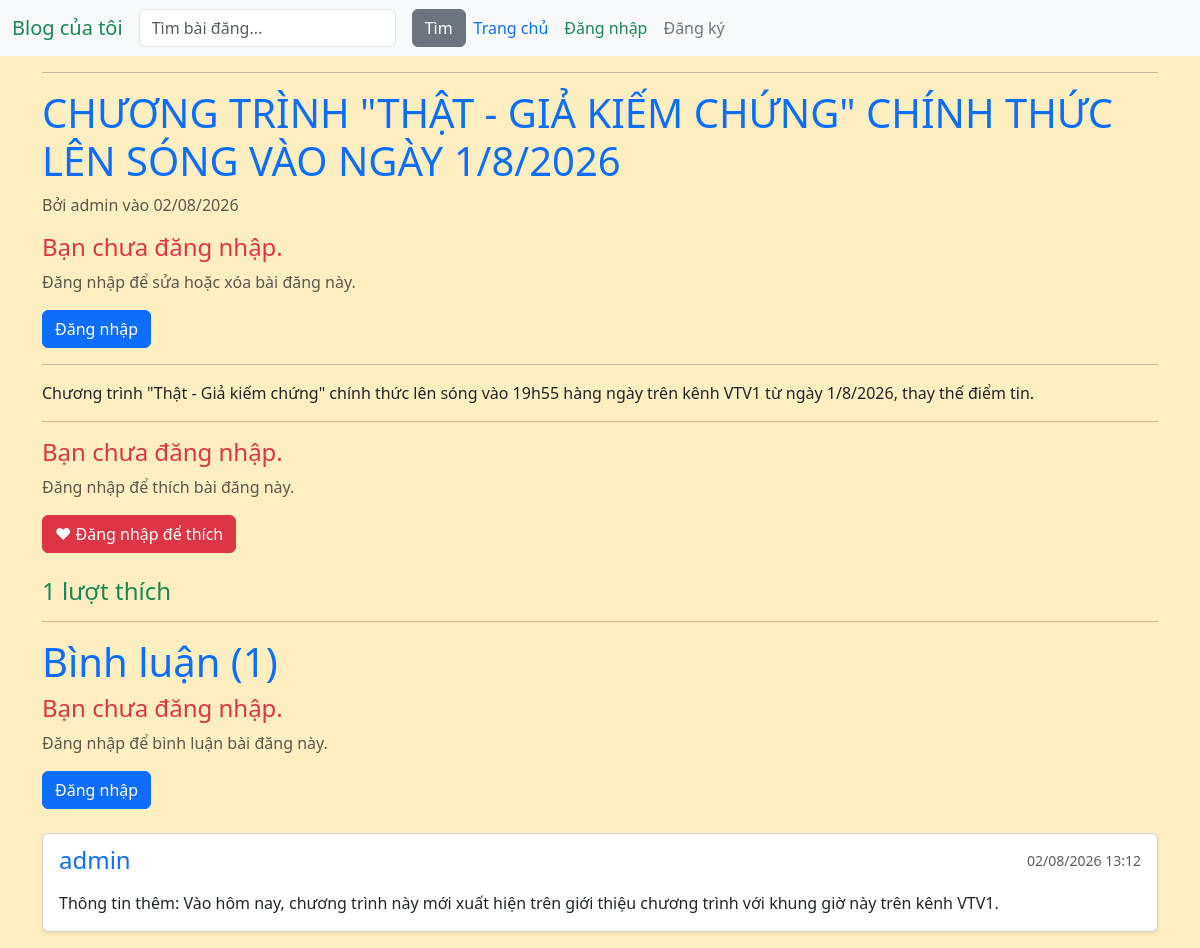
The page /post/46 on the database its author committed.
### blog/models.py (models this page shows, shortened)
class Post(models.Model):
    title = models.CharField(max_length=200)
    likes = models.ManyToManyField(User, related_name='blog_posts', blank=True)
    content = models.TextField()
    created_at = models.DateTimeField(auto_now_add=True)
    updated_at = models.DateTimeField(auto_now=True)
    author = models.ForeignKey(User, on_delete=models.CASCADE, default=1)
    def total_likes(self):
        return self.likes.count()

class Comment(models.Model):
    post = models.ForeignKey(Post, related_name="comments", on_delete=models.CASCADE)
    author = models.ForeignKey(User, on_delete=models.CASCADE)
    body = models.TextField(verbose_name="Nội dung bình luận")
    date_added = models.DateTimeField(auto_now_add=True)

### blog/views.py (the view)
# urls.py: path('post/<int:pk>', PostDetailView.as_view(), name="post-detail"),
class PostDetailView(DetailView):
    model = Post
    template_name = 'post_detail.html'
    context_object_name = 'post'

### blog/templates/post_detail.html (shortened to what this page needs)
{% extends "base.html" %}
{% block content %}
    <hr>
    <h1 class="text-uppercase text-primary">{{ post.title }}</h1>
    <article>
        <p class="text-muted">Bởi {{ post.author.username }} vào {{ post.created_at|date:"d/m/Y" }}</p>
        {% if user == post.author %}
            <div>
                <a class="btn btn-secondary" href="{% url 'post-update' post.pk %}">Sửa bài đăng</a>
                <a class="btn btn-danger" href="{% url 'post-delete' post.pk %}">Xóa bài đăng</a>
            </div>
        {% else %}
            {% if user.is_authenticated %}
                <h4 class="text-danger">Bạn không thể sửa hay xóa bài đăng này vì bạn không phải là người tạo bài đăng.</h4>
            {% else %}
                <h4 class="text-danger">Bạn chưa đăng nhập.</h4>
                <p class="text-muted">Đăng nhập để sửa hoặc xóa bài đăng này.</p>
                <a href="{% url 'login' %}" class="btn btn-primary">Đăng nhập</a>
            {% endif %}
        {% endif %}
        <hr>
        <p>{{ post.content|truncatewords:30 }}</p>
    </article>
    <hr>
    <div>
        <form action="{% url 'like-post' post.pk %}">
            {% if user.is_authenticated %}
                {% if user in post.likes.all %}
                    <button id="like_btn" type="submit" class="btn btn-danger">❤ Bỏ thích</button>
                {% else %}
                    <button id="like_btn" type="submit" class="btn btn-outline-danger">❤ Thích ngay</button>
                {% endif %}
            {% else %}
                <h4 class="text-danger">Bạn chưa đăng nhập.</h4>
                <p class="text-muted">Đăng nhập để thích bài đăng này.</p>
                <a href="{% url 'login' %}" class="btn btn-danger">❤ Đăng nhập để thích</a>
            {% endif %}
        </form>
        <span class="ms-3 text-muted">
            {% if post.total_likes == 0 %}
                <h4 class="text-danger">Chưa có lượt thích</h4>
            {% else %}
                <h4 class="text-success">{{ post.total_likes }} lượt thích</h4>
            {% endif %}
        </span>
    </div>
    <hr>
    <h1 class="text-primary">Bình luận ({{ post.comments.count }})</h1>
    {% if user.is_authenticated %}
        <a href="{% url 'add-comment' post.pk %}" class="btn btn-primary">Viết bình luận</a>
    {% else %}
        <h4 class="text-danger">Bạn chưa đăng nhập.</h4>
        <p class="text-muted">Đăng nhập để bình luận bài đăng này.</p>
        <a href="{% url 'login' %}" class="btn btn-primary">Đăng nhập</a>
    {% endif %}
    <div class="comments-section">
        {% if not post.comments.all %}
            <h4 class="text-danger">Chưa có bình luận nào.</h4>
            <p class="text-muted">Hãy là người đầu tiên bình luận.</p>
        {% else %}
            {% for comment in post.comments.all %}
                <div class="card mb-3 shadow-sm">
                    <div class="card-body">
                        <div class="d-flex justify-content-between">
                            <h4 class="card-subtitle mb-2 text-primary">
                                {{ comment.author.username }}
                            </h4>
                            <small class="text-muted">{{ comment.date_added|date:"d/m/Y H:i"}}</small>
                        </div>
                        <p class="card-text mt-2">{{ comment.body }}</p>
                    </div>
                </div>
            {% endfor %}
        {% endif %}
    </div>
{% endblock %}

### rows shown on the page
Post: title "CHƯƠNG TRÌNH \"THẬT - GIẢ KIẾM CHỨNG\" CHÍNH THỨC LÊN SÓNG VÀO NGÀY 1/8/2026", author.username "admin", created_at "02/08/2026", content "Chương trình \"Thật - Giả kiếm chứng\" chính thức lên sóng vào 19h55 hàng ngày trên kênh VTV1 từ ngày 1/8/2026, thay thế điểm tin.", total_likes "1", comments.count "1"
Comment: author.username "admin", date_added "02/08/2026 13:12", body "Thông tin thêm: Vào hôm nay, chương trình này mới xuất hiện trên giới thiệu chương trình với khung giờ này trên kênh VTV1."
